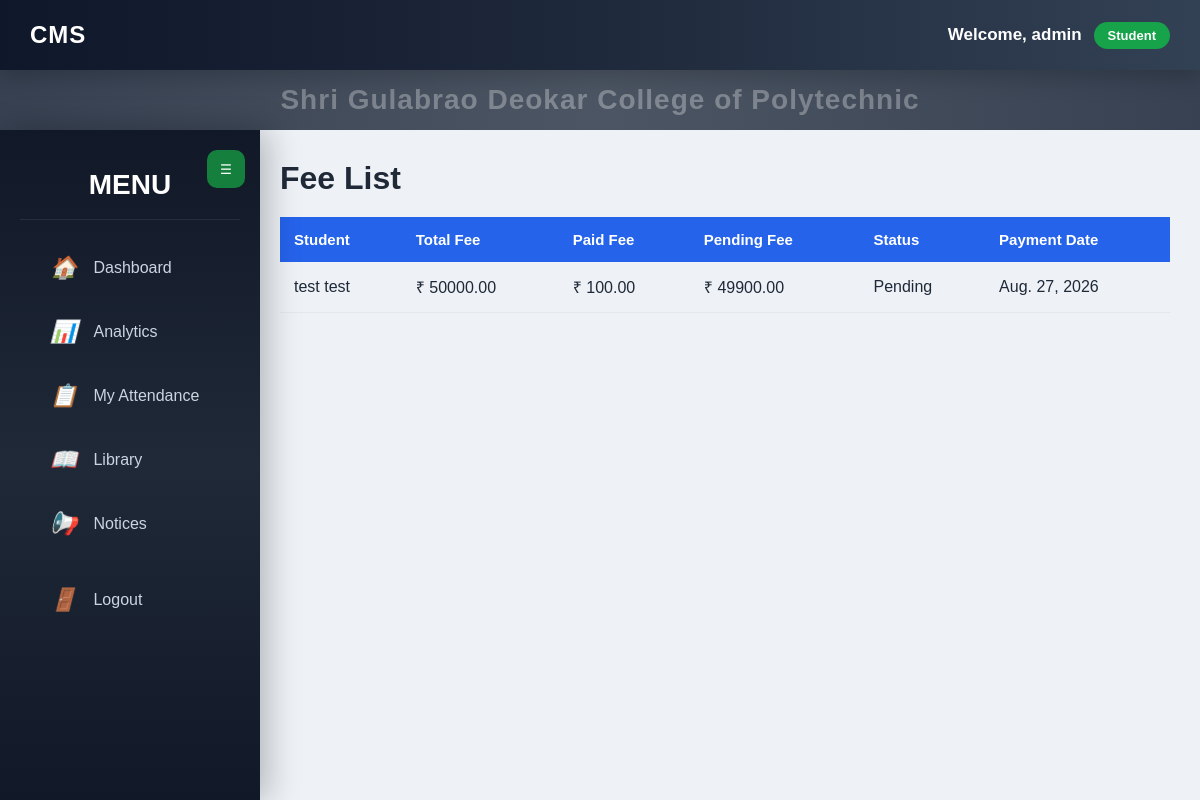
/fees/ (signed in), run on an earlier commit of the app's database.
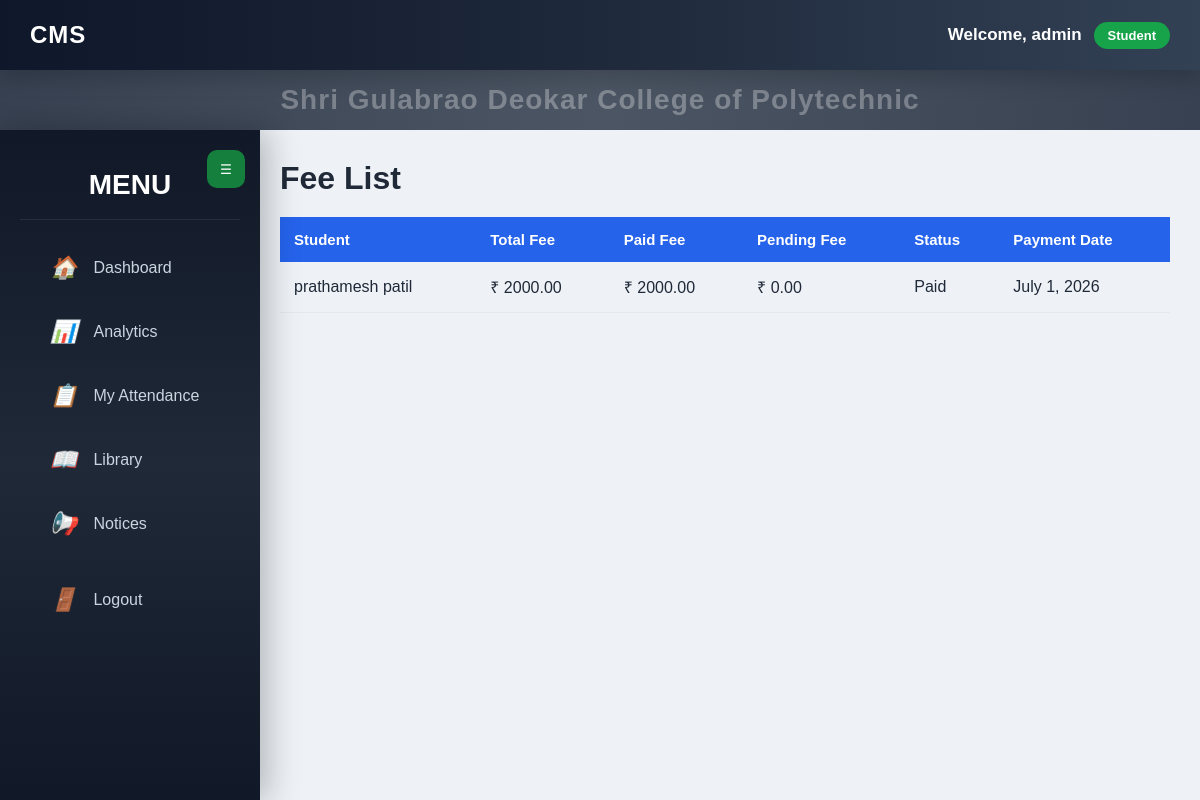
And on a later commit of the database.
### fees/models.py (models this page shows, shortened)
class Fee(models.Model):
    student = models.ForeignKey(
        Student,
        on_delete=models.CASCADE
    )
    total_fee = models.DecimalField(
        max_digits=10,
        decimal_places=2
    )
    paid_fee = models.DecimalField(
        max_digits=10,
        decimal_places=2
    )
    payment_date = models.DateField()
    STATUS = [
        ("Paid", "Paid"),
        ("Partial", "Partial"),
        ("Pending", "Pending"),
    ]
    status = models.CharField(
        max_length=20,
        choices=STATUS
    )
    def pending_fee(self):
        return self.total_fee - self.paid_fee

### students/models.py (models this page shows)
class Student(models.Model):
    user = models.OneToOneField(
        User,
        on_delete=models.SET_NULL,
        null=True,
        blank=True,
        related_name="student_profile"
    )
    enrollment_no = models.CharField(
        max_length=50,
        unique=True
    )
    first_name = models.CharField(
        max_length=100
    )
    last_name = models.CharField(
        max_length=100
    )
    email = models.EmailField()
    phone = models.CharField(
        max_length=15
    )
    course = models.CharField(
        max_length=100
    )
    semester = models.CharField(
        max_length=20
    )
    created_at = models.DateTimeField(
        auto_now_add=True
    )
    photo = models.ImageField(
        upload_to="students/",
        blank=True,
        null=True
    )
    def __str__(self):
        return f"{self.first_name} {self.last_name}"

### fees/views.py (the view)
@login_required
def fee_list(request):
    search = request.GET.get("search", "")
    if is_principal(request) or is_hod(request):
        fees = Fee.objects.all().order_by("-id")
        if search:
            fees = fees.filter(
                student__first_name__icontains=search
            ) | Fee.objects.filter(
                student__last_name__icontains=search
            )
    elif is_student(request):
        try:
            student = Student.objects.get(user=request.user)
            fees = Fee.objects.filter(
                student=student
            ).order_by("-id")
        except Student.DoesNotExist:
            fees = Fee.objects.none()
    else:
        return redirect("login")
    paginator = Paginator(fees, 5)
    page_number = request.GET.get("page")
    page_obj = paginator.get_page(page_number)
    return render(
        request,
        "fees/fee_list.html",
        {
            "fees": page_obj,
            "page_obj": page_obj,
            "search": search,
        }
    )

### fees/views.py (called while the page is built)
def is_principal(request):
    return (
        request.user.is_authenticated
        and hasattr(request.user, "userprofile")
        and request.user.userprofile.role == "Principal"
    )

def is_hod(request):
    return (
        request.user.is_authenticated
        and hasattr(request.user, "userprofile")
        and request.user.userprofile.role == "HOD"
    )

def is_student(request):
    return (
        request.user.is_authenticated
        and hasattr(request.user, "userprofile")
        and request.user.userprofile.role == "Student"
    )

### templates/fees/fee_list.html (shortened to what this page needs)
{% extends 'base/base.html' %}
{% block content %}
<div class="student-page">
    <div class="student-header">
        <h1>Fee List</h1>
    </div>
    <div class="table-card">
        <table class="student-table">
            <thead>
                <tr>
                    <th>Student</th>
                    <th>Total Fee</th>
                    <th>Paid Fee</th>
                    <th>Pending Fee</th>
                    <th>Status</th>
                    <th>Payment Date</th>
                </tr>
            </thead>
            <tbody>
            {% for fee in fees %}
                <tr>
                    <td>{{ fee.student }}</td>
                    <td>₹ {{ fee.total_fee }}</td>
                    <td>₹ {{ fee.paid_fee }}</td>
                    <td>₹ {{ fee.pending_fee }}</td>
                    <td>{{ fee.status }}</td>
                    <td>{{ fee.payment_date }}</td>
                </tr>
            {% endfor %}
            </tbody>
        </table>
    </div>
</div>
{% endblock %}

What changed in the data, as far as the page shows it:
removed Fee: student "test test", total_fee "50000.00", paid_fee "100.00", pending_fee "49900.00", status "Pending", payment_date "Aug. 27, 2026"
added Fee: student "prathamesh patil", total_fee "2000.00", paid_fee "2000.00", pending_fee "0.00", status "Paid", payment_date "July 1, 2026"
